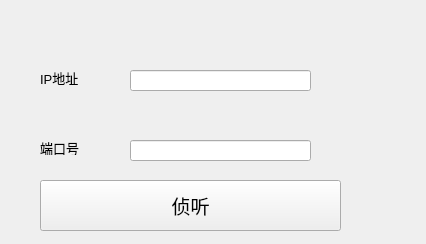
<?xml version="1.0" encoding="UTF-8"?>
<ui version="4.0">
 <class>MainWindow</class>
 <widget class="QMainWindow" name="MainWindow">
  <property name="geometry">
   <rect>
    <x>0</x>
    <y>0</y>
    <width>426</width>
    <height>244</height>
   </rect>
  </property>
  <property name="windowTitle">
   <string>server</string>
  </property>
  <widget class="QWidget" name="centralWidget">
   <widget class="QLabel" name="label">
    <property name="geometry">
     <rect>
      <x>40</x>
      <y>70</y>
      <width>72</width>
      <height>15</height>
     </rect>
    </property>
    <property name="font">
     <font>
      <pointsize>10</pointsize>
     </font>
    </property>
    <property name="text">
     <string>IP地址</string>
    </property>
   </widget>
   <widget class="QLabel" name="label_2">
    <property name="geometry">
     <rect>
      <x>40</x>
      <y>140</y>
      <width>72</width>
      <height>15</height>
     </rect>
    </property>
    <property name="font">
     <font>
      <pointsize>10</pointsize>
     </font>
    </property>
    <property name="text">
     <string>端口号</string>
    </property>
   </widget>
   <widget class="QLineEdit" name="lineEdit_IP">
    <property name="geometry">
     <rect>
      <x>130</x>
      <y>70</y>
      <width>181</width>
      <height>21</height>
     </rect>
    </property>
   </widget>
   <widget class="QLineEdit" name="lineEdit_Port">
    <property name="geometry">
     <rect>
      <x>130</x>
      <y>140</y>
      <width>181</width>
      <height>21</height>
     </rect>
    </property>
   </widget>
   <widget class="QPushButton" name="pushButton">
    <property name="geometry">
     <rect>
      <x>40</x>
      <y>180</y>
      <width>301</width>
      <height>51</height>
     </rect>
    </property>
    <property name="font">
     <font>
      <family>微软雅黑</family>
      <pointsize>14</pointsize>
     </font>
    </property>
    <property name="text">
     <string>侦听</string>
    </property>
   </widget>
  </widget>
 </widget>
 <layoutdefault spacing="6" margin="11"/>
 <resources/>
 <connections/>
</ui>
